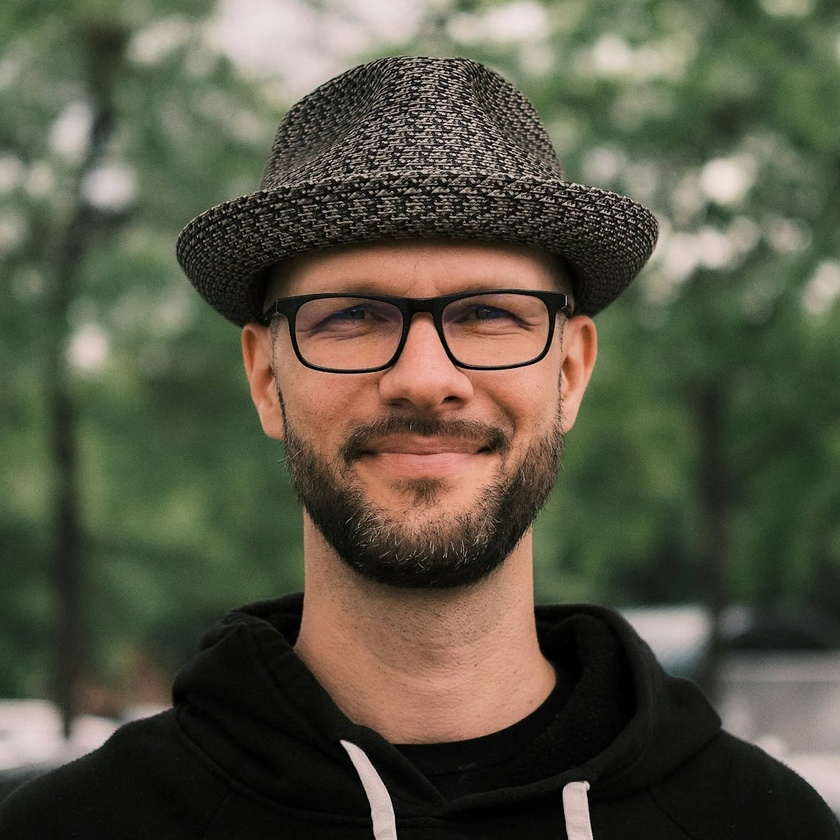
#> input picture src/assets/authentication/ellipse-2970.jpg, 840 x 840 px, shrunk from 1080 x 1080 before the run
$ python sheet.py ../../src/assets/authentication/ellipse-2970.jpg out.png 5 5
#> lines starting #> are read from the running program, lines starting #| are printed output that depends on the picture
# Combine rendered stills into contact sheets for review.
import glob, sys
from PIL import Image, ImageDraw
files = sorted(glob.glob(sys.argv[1]))
out = sys.argv[2]
cols = int(sys.argv[3]) if len(sys.argv) > 3 else 6
per = int(sys.argv[4]) if len(sys.argv) > 4 else 12
for k in range(0, len(files), per):
    chunk = files[k:k + per]
    ims = [Image.open(f) for f in chunk]
#> ims = 1 item
    w, h = ims[0].size
#> w = 840; h = 840
    rows = (len(ims) + cols - 1) // cols
#> rows = 1
    sheet = Image.new('RGB', (cols * (w + 8), rows * (h + 30)), (30, 30, 30))
#> sheet: PIL image 4240x870 RGB; every value is 30
    d = ImageDraw.Draw(sheet)
    for i, im in enumerate(ims):
        x, y = (i % cols) * (w + 8), (i // cols) * (h + 30)
        sheet.paste(im, (x, y))
        d.text((x + 6, y + h + 6), chunk[i].split('-')[-1], fill=(255, 255, 255))
#> this loop made 1 pass
#> (x, y) on pass 1: (0, 0)
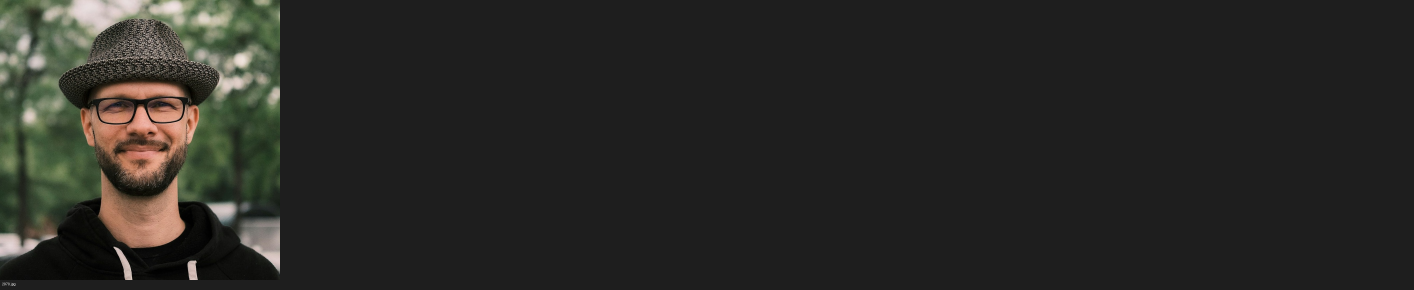
#> sheet: PIL image 4240x870 RGB (shown at 1/3 size); mean R, G, B 41, 40.7, 37.3
    sheet.save(out.replace('.png', f'_{k // per}.png'))
    print('sheet', out.replace('.png', f'_{k // per}.png'), sheet.size)
#| sheet out_0.png (4240, 870)
